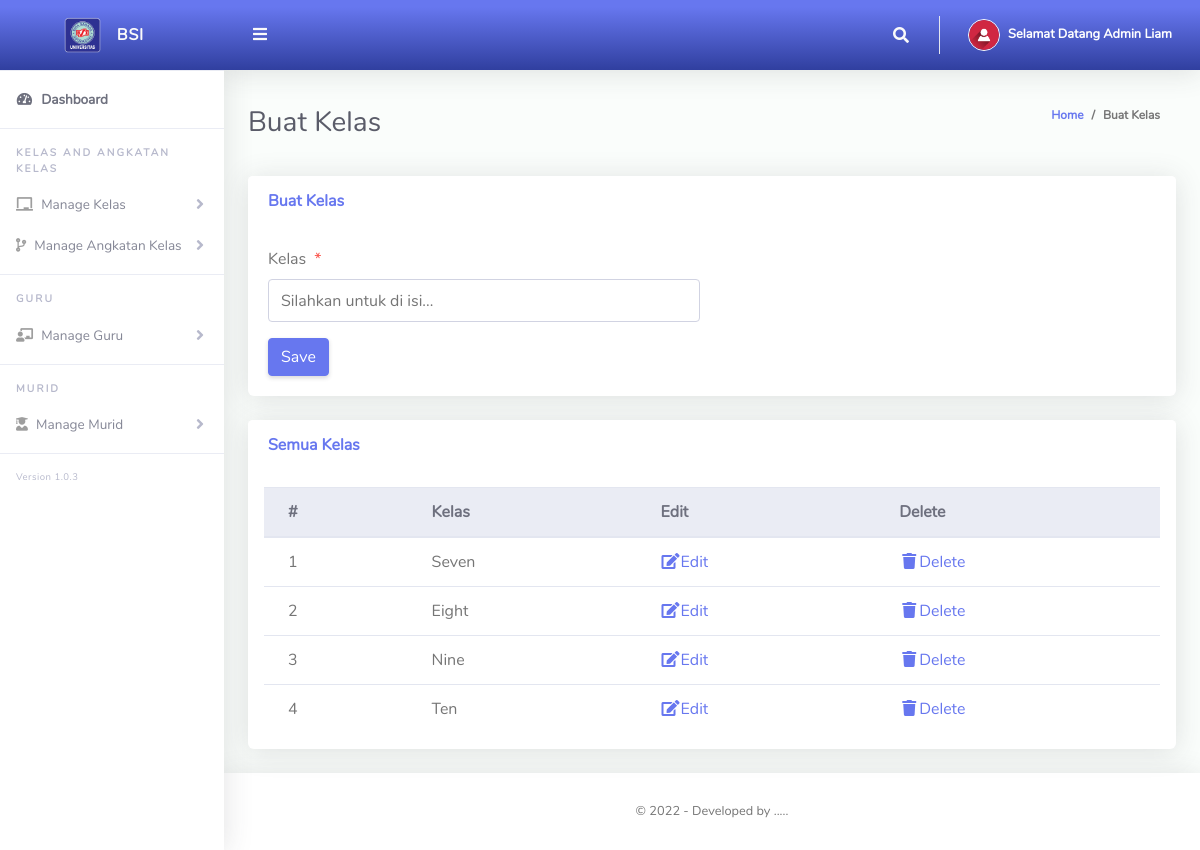
The app's page /Admin/createClass.php (signed in) with its own data.
### tables this page shows
CREATE TABLE `tblclass` (
  `Id` int(10) NOT NULL,
  `className` varchar(255) NOT NULL
);

### Admin/createClass.php (the view, shortened to what this page needs)
<?php
include '../Includes/dbcon.php';
?>
<!DOCTYPE html>
<html lang="en">
<head>
  <link href="../vendor/fontawesome-free/css/all.min.css" rel="stylesheet" type="text/css">
  <link href="../vendor/bootstrap/css/bootstrap.min.css" rel="stylesheet" type="text/css">
  <link href="css/ruang-admin.min.css" rel="stylesheet">
</head>
<body id="page-top">
  <div id="wrapper">
      <?php include "Includes/sidebar.php";?>
    <div id="content-wrapper" class="d-flex flex-column">
      <div id="content">
       <?php include "Includes/topbar.php";?>
        <div class="container-fluid" id="container-wrapper">
          <div class="d-sm-flex align-items-center justify-content-between mb-4">
            <h1 class="h3 mb-0 text-gray-800">Buat Kelas</h1>
            <ol class="breadcrumb">
              <li class="breadcrumb-item"><a href="./">Home</a></li>
              <li class="breadcrumb-item active" aria-current="page">Buat Kelas</li>
            </ol>
          </div>
          <div class="row">
            <div class="col-lg-12">
              <div class="card mb-4">
                <div class="card-header py-3 d-flex flex-row align-items-center justify-content-between">
                  <h6 class="m-0 font-weight-bold text-primary">Buat Kelas</h6>
                </div>
                <div class="card-body">
                  <form method="post">
                    <div class="form-group row mb-3">
                        <div class="col-xl-6">
                            <label class="form-control-label">Kelas<span class="text-danger ml-2">*</span></label>
                      <input type="text" class="form-control" name="className" value="<?php echo $row['className'];?>" id="exampleInputFirstName" placeholder="Silahkan untuk di isi...">
                        </div>
                    </div>
                      <?php
                    if (isset($Id))
                    {
                    ?>
                    <button type="submit" name="update" class="btn btn-warning">Update</button>
                    &nbsp;&nbsp;&nbsp;&nbsp;&nbsp;&nbsp;&nbsp;&nbsp;&nbsp;&nbsp;
                    <?php
                    } else {
                    ?>
                    <button type="submit" name="save" class="btn btn-primary">Save</button>
                    <?php
                    }
                    ?>
                  </form>
                </div>
              </div>
                 <div class="row">
              <div class="col-lg-12">
              <div class="card mb-4">
                <div class="card-header py-3 d-flex flex-row align-items-center justify-content-between">
                  <h6 class="m-0 font-weight-bold text-primary">Semua Kelas</h6>
                </div>
                <div class="table-responsive p-3">
                  <table class="table align-items-center table-flush table-hover" id="dataTableHover">
                    <thead class="thead-light">
                      <tr>
                        <th>#</th>
                        <th>Kelas</th>
                        <th>Edit</th>
                        <th>Delete</th>
                      </tr>
                    </thead>
                    <tbody>
                  <?php
                      $query = "SELECT * FROM tblclass";
                      $rs = $conn->query($query);
                      $num = $rs->num_rows;
                      $sn=0;
                      if($num > 0)
                      {
                        while ($rows = $rs->fetch_assoc())
                          {
                             $sn = $sn + 1;
                            echo"
                              <tr>
                                <td>".$sn."</td>
                                <td>".$rows['className']."</td>
                                <td><a href='?action=edit&Id=".$rows['Id']."'><i class='fas fa-fw fa-edit'></i>Edit</a></td>
                                <td><a href='?action=delete&Id=".$rows['Id']."'><i class='fas fa-fw fa-trash'></i>Delete</a></td>
                              </tr>";
                          }
                      }
                      else
                      {
                           echo
                           "<div class='alert alert-danger' role='alert'>
                            No Record Found!
                            </div>";
                      }
                      ?>
                    </tbody>
                  </table>
                </div>
              </div>
            </div>
            </div>
          </div>
        </div>
      </div>
       <?php include "Includes/footer.php";?>
    </div>
  </div>
</body>
</html>

### Admin/Includes/topbar.php (shortened to what this page needs)
<?php
  $query = "SELECT * FROM tbladmin WHERE Id = ".$_SESSION['userId']."";
  $rs = $conn->query($query);
  $rows = $rs->fetch_assoc();
  $fullName = $rows['firstName']." ".$rows['lastName'];
?>
<nav class="navbar navbar-expand navbar-light bg-gradient-primary topbar mb-4 static-top">
          <button id="sidebarToggleTop" class="btn btn-link rounded-circle mr-3">
            <i class="fa fa-bars"></i>
          </button>
          <ul class="navbar-nav ml-auto">
            <li class="nav-item dropdown no-arrow">
              <a class="nav-link dropdown-toggle" href="#" id="searchDropdown" role="button" data-toggle="dropdown"
                aria-haspopup="true" aria-expanded="false">
                <i class="fas fa-search fa-fw"></i>
              </a>
            </li>
            <li class="nav-item dropdown no-arrow">
              <a class="nav-link dropdown-toggle" href="#" id="userDropdown" role="button" data-toggle="dropdown"
                aria-haspopup="true" aria-expanded="false">
                <img class="img-profile rounded-circle" src="img/user-icn.png" style="max-width: 60px">
                <span class="ml-2 d-none d-lg-inline text-white small"><b>Selamat Datang <?php echo $fullName;?></b></span>
              </a>
            </li>
          </ul>
        </nav>

### records on screen
tblclass: className "Seven"
tblclass: className "Eight"
tblclass: className "Nine"
tblclass: className "Ten"

### other values on screen
$fullName "Admin Liam"
